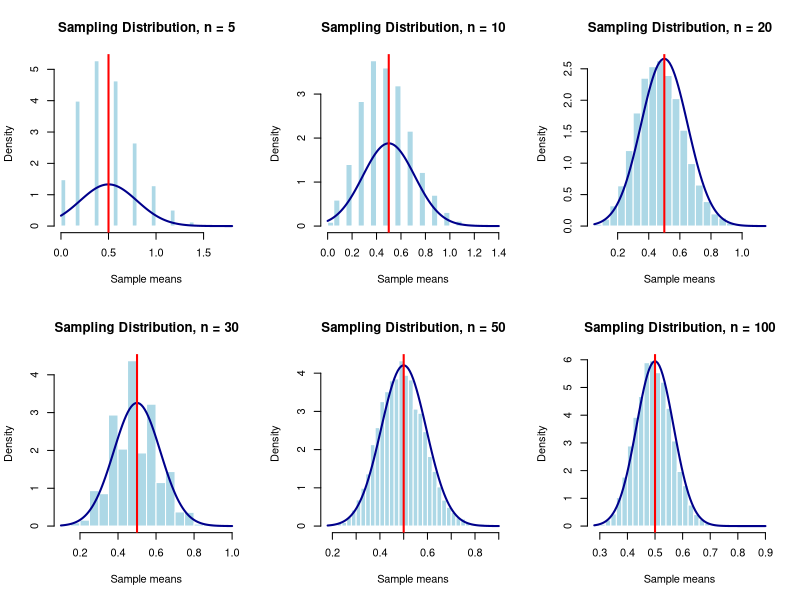
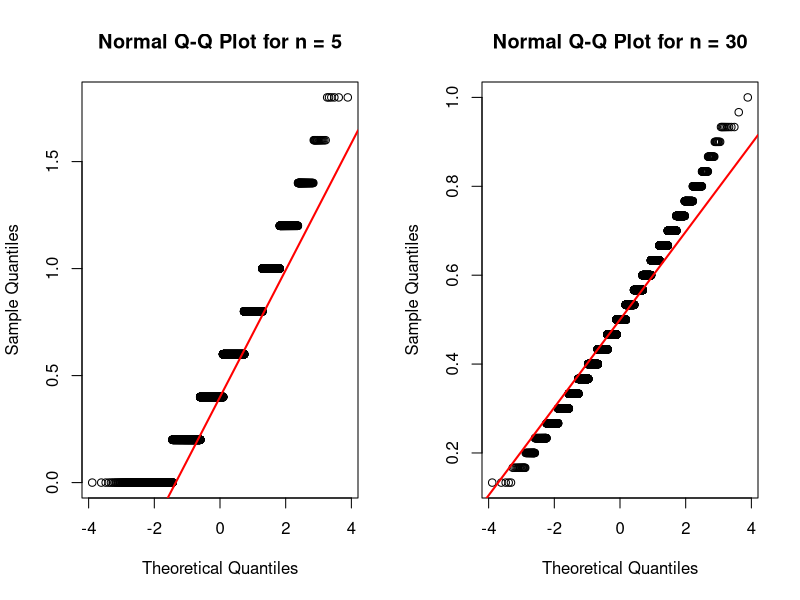

Write R code to recreate these figures, in order.
## ---- chunk 1
sample_sizes <- c(5, 10, 20, 30, 50, 100)

B <- 10000
## ---- chunk 2
student_id <- 6424

set.seed(student_id)
## ---- chunk 3
simulate_binomial_means <- function(n, B = 10000) {
  replicate(
    B,
    mean(
      rbinom(
        n,
        size = 5,
        prob = 0.10
      )
    )
  )
}
## ---- chunk 4
test_sample_means_n5 <- simulate_binomial_means(
  n = 5,
  B = B
)

head(test_sample_means_n5)

length(test_sample_means_n5)
## ---- chunk 5
all_sample_means <- lapply(
  sample_sizes,
  function(n) {
    simulate_binomial_means(
      n = n,
      B = B
    )
  }
)

names(all_sample_means) <- paste0("n_", sample_sizes)

sample_means_n5 <- all_sample_means[["n_5"]]

sample_means_n30 <- all_sample_means[["n_30"]]

sapply(all_sample_means, length)
## ---- chunk 6
binomial_mean <- 0.5

binomial_sd <- sqrt(5 * 0.10 * 0.90)

old_par <- par(mfrow = c(2, 3))

for (n in sample_sizes) {
  
  x <- all_sample_means[[paste0("n_", n)]]
  
  hist(
    x,
    breaks = 30,
    probability = TRUE,
    main = paste("Sampling Distribution, n =", n),
    xlab = "Sample means",
    col = "lightblue",
    border = "white"
  )
  
  curve(
    dnorm(
      x,
      mean = binomial_mean,
      sd = binomial_sd / sqrt(n)
    ),
    add = TRUE,
    col = "darkblue",
    lwd = 2
  )
  
  abline(
    v = binomial_mean,
    col = "red",
    lwd = 2
  )
}

par(old_par)
## ---- chunk 7
old_par <- par(mfrow = c(1, 2))

qqnorm(
  sample_means_n5,
  main = "Normal Q-Q Plot for n = 5"
)

qqline(
  sample_means_n5,
  col = "red",
  lwd = 2
)

qqnorm(
  sample_means_n30,
  main = "Normal Q-Q Plot for n = 30"
)

qqline(
  sample_means_n30,
  col = "red",
  lwd = 2
)

par(old_par)
## ---- chunk 8
summary_table <- do.call(
  rbind,
  lapply(
    sample_sizes,
    function(n) {
      
      x <- all_sample_means[[paste0("n_", n)]]
      
      data.frame(
        sample_size = n,
        theoretical_mean = binomial_mean,
        simulated_mean = mean(x),
        simulated_standard_error = sd(x),
        theoretical_standard_error = binomial_sd / sqrt(n),
        skewness = mean(
          (x - mean(x))^3
        ) / sd(x)^3,
        excess_kurtosis = mean(
          (x - mean(x))^4
        ) / sd(x)^4 - 3
      )
    }
  )
)

summary_table
